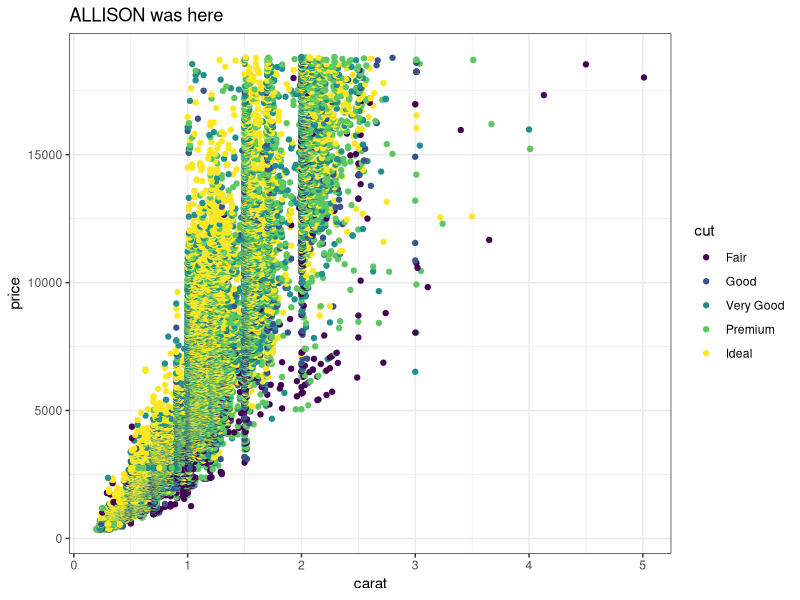
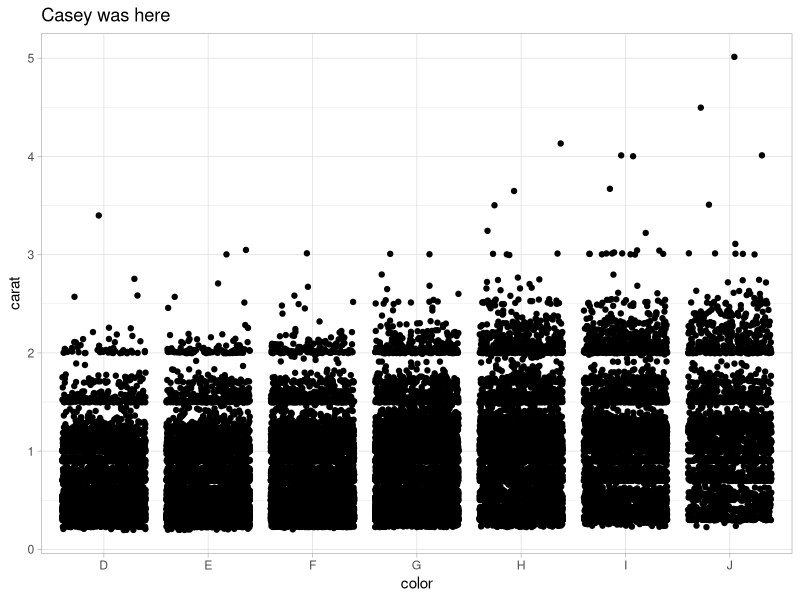
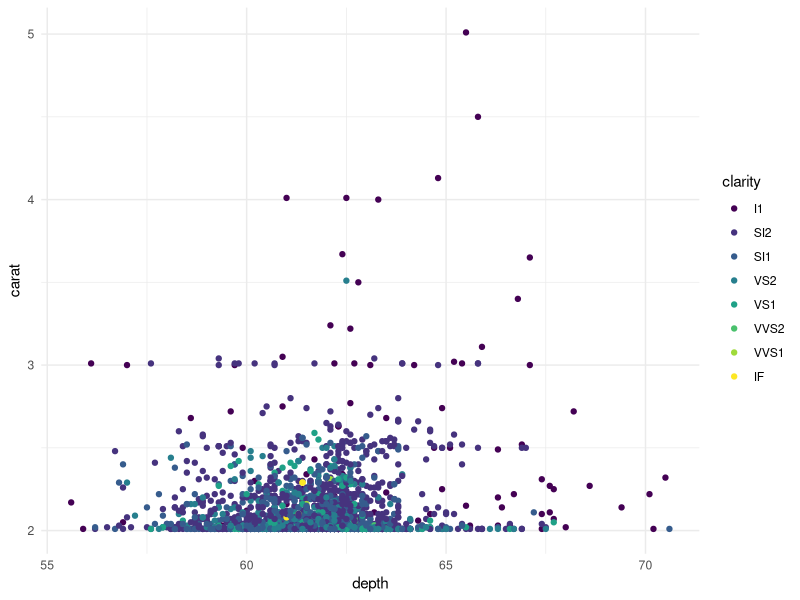

These charts were generated, in order, by the following R code:
## ---- chunk 1
knitr::opts_chunk$set(echo = TRUE)
library(tidyverse)
## ---- chunk 2
# Partner 1: 
# Run the code below to see the original graph
# Change the code below to make the point color change based on 'cut', and update the theme to theme_bw(). Update the title to include your first name. 

ggplot(data = diamonds, aes(x = carat, y = price)) +
  geom_point(aes(color = cut)) +
  theme_bw() +
  labs(title = "ALLISON was here")
## ---- chunk 3
# Partner 2: 
# Run the code below to see the original graph
# Change the code below to make the geom a geom_jitter, and update the theme to theme_light. Update the title to include your first name. 

ggplot(data = diamonds, aes(x = color, y = carat)) +
  geom_jitter() +
  theme_light() +
  labs(title = "Casey was here")
## ---- chunk 4
### Casey's plot
ggplot(data = diamonds %>% filter(carat > 2), aes(x = depth, y = carat, color = clarity)) +
  geom_point() +
  theme_minimal()

# HI CASEY!!!

Teddy <- 2 + 9
Allison <- 3*Teddy
## ---- chunk 5

